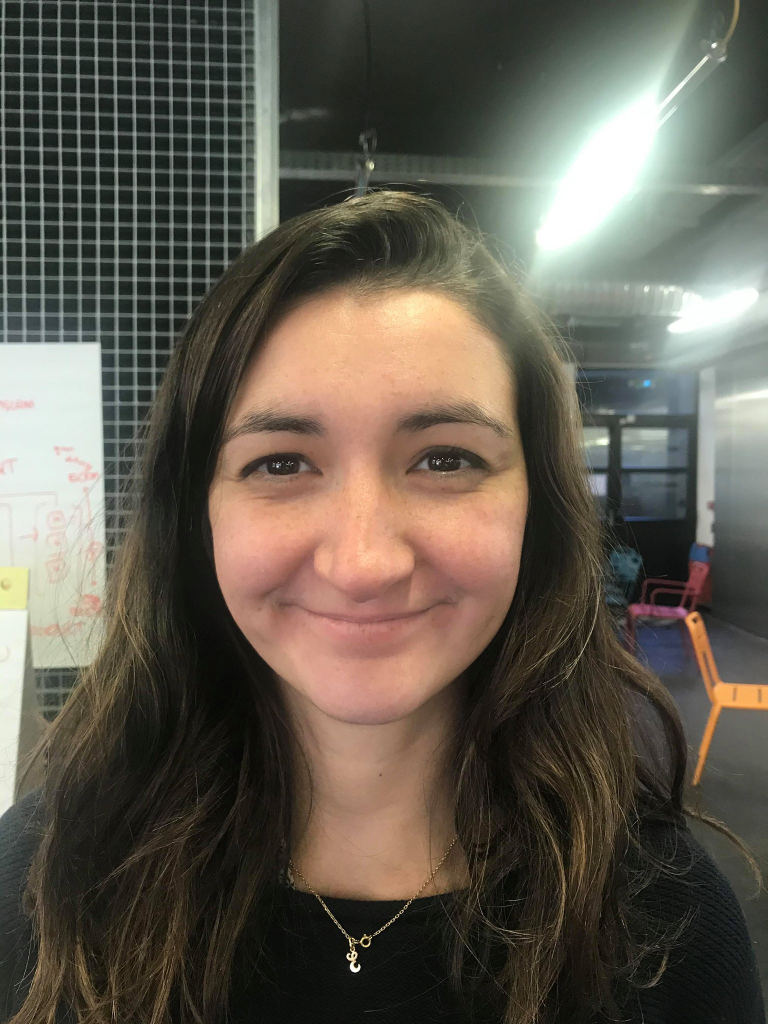
#> input picture Elise.jpg, 1536 x 2048 px (shown at 1/2 size)
$ python skindetector.py
#> lines starting #> are read from the running program, lines starting #| are printed output that depends on the picture; after the words box and inside, x2 and y2 are one past the last pixel; in counts of white or black regions, pixels touching at a corner belong together
import numpy as np
import cv2
from sklearn.cluster import KMeans
from collections import Counter
import imutils
from matplotlib import pyplot as plt
from math import sqrt
import pandas as pd


def extractSkin(image):
    # Taking a copy of the image
    img = image.copy()
    # Converting from BGR Colours Space to HSV
    img = cv2.cvtColor(img, cv2.COLOR_BGR2HSV)

    # Defining HSV Threadholds
    lower_threshold = np.array([0, 48, 80], dtype=np.uint8)
    upper_threshold = np.array([20, 255, 255], dtype=np.uint8)

    # Single Channel mask,denoting presence of colours in the about threshold
    skinMask = cv2.inRange(img, lower_threshold, upper_threshold)

    # Cleaning up mask using Gaussian Filter
    skinMask = cv2.GaussianBlur(skinMask, (3, 3), 0)

    # Extracting skin from the threshold mask
    skin = cv2.bitwise_and(img, img, mask=skinMask)

    # Return the Skin image
    return cv2.cvtColor(skin, cv2.COLOR_HSV2BGR)


def removeBlack(estimator_labels, estimator_cluster):

    # Check for black
    hasBlack = False

    # Get the total number of occurance for each color
    occurance_counter = Counter(estimator_labels)

    # Quick lambda function to compare to lists
    def compare(x, y): return Counter(x) == Counter(y)

    # Loop through the most common occuring color
    for x in occurance_counter.most_common(len(estimator_cluster)):

        # Quick List comprehension to convert each of RBG Numbers to int
        color = [int(i) for i in estimator_cluster[x[0]].tolist()]

        # Check if the color is [0,0,0] that if it is black
        if compare(color, [0, 0, 0]) == True:
            # delete the occurance
            del occurance_counter[x[0]]
            # remove the cluster
            hasBlack = True
            estimator_cluster = np.delete(estimator_cluster, x[0], 0)
            break

    return (occurance_counter, estimator_cluster, hasBlack)


def getColorInformation(estimator_labels, estimator_cluster, hasThresholding=False):

    # Variable to keep count of the occurance of each color predicted
    occurance_counter = None

    # Output list variable to return
    colorInformation = []

    # Check for Black
    hasBlack = False

    # If a mask has be applied, remove th black
    if hasThresholding == True:

        (occurance, cluster, black) = removeBlack(
            estimator_labels, estimator_cluster)
        occurance_counter = occurance
        estimator_cluster = cluster
        hasBlack = black

    else:
        occurance_counter = Counter(estimator_labels)

    # Get the total sum of all the predicted occurances
    totalOccurance = sum(occurance_counter.values())

    # Loop through all the predicted colors
    for x in occurance_counter.most_common(len(estimator_cluster)):

        index = (int(x[0]))

        # Quick fix for index out of bound when there is no threshold
        index = (index-1) if ((hasThresholding & hasBlack)
                              & (int(index) != 0)) else index

        # Get the color number into a list
        color = estimator_cluster[index].tolist()

        # Get the percentage of each color
        color_percentage = (x[1]/totalOccurance)

        # make the dictionay of the information
        colorInfo = {"cluster_index": index, "color": color,
                     "color_percentage": color_percentage}

        # Add the dictionary to the list
        colorInformation.append(colorInfo)

    return colorInformation


def extractDominantColor(image, number_of_colors=5, hasThresholding=False):

    # Quick Fix Increase cluster counter to neglect the black(Read Article)
    if hasThresholding == True:
        number_of_colors += 1

    # Taking Copy of the image
    img = image.copy()

    # Convert Image into RGB Colours Space
    img = cv2.cvtColor(img, cv2.COLOR_BGR2RGB)

    # Reshape Image
    img = img.reshape((img.shape[0]*img.shape[1]), 3)

    # Initiate KMeans Object
    estimator = KMeans(n_clusters=number_of_colors, random_state=0)

    # Fit the image
    estimator.fit(img)

    # Get Colour Information
    colorInformation = getColorInformation(
        estimator.labels_, estimator.cluster_centers_, hasThresholding)
    return colorInformation


def plotColorBar(colorInformation):
    # Create a 500x100 black image
    color_bar = np.zeros((100, 500, 3), dtype="uint8")

    top_x = 0
    for x in colorInformation:
        bottom_x = top_x + (x["color_percentage"] * color_bar.shape[1])

        color = tuple(map(int, (x['color'])))

        cv2.rectangle(color_bar, (int(top_x), 0),
                      (int(bottom_x), color_bar.shape[0]), color, -1)
        top_x = bottom_x
    return color_bar

def find_nearest(df, skin_color):
    result = df.iloc[0]
    for index, row in df.iterrows():
        tmp = sqrt(pow(skin_color[0] - row['r'], 2) + pow(skin_color[1] - row['g'], 2) + pow(skin_color[2] - row['b'], 2))
        if (index == 0):
            euclidian = sqrt(pow(skin_color[0] - row['r'], 2) + pow(skin_color[1] - row['g'], 2) + pow(skin_color[2] - row['b'], 2))
        if (tmp < euclidian):
            result = row
            euclidian = tmp
    return result

def find_nearest_v2(df, skin_color):
    result = df[0][2]
    euclidian = sqrt(pow(skin_color[0] - float(df[0][2]), 2) + pow(skin_color[1] - float(df[0][3]), 2) + pow(skin_color[2] - float(df[0][4]), 2))
    for element in df:
        tmp = sqrt(pow(skin_color[0] - float(element[2]), 2) + pow(skin_color[1] - float(element[3]), 2) + pow(skin_color[2] - float(element[4]), 2))
        if (tmp < euclidian):
            result = element
            euclidian = tmp
    return result

if __name__ == "__main__":
    image = cv2.imread("Elise.jpg")
#> image is the input picture: shape (2048, 1536, 3); mean B, G, R 79.5, 90.7, 97
    image = cv2.imencode('.jpg', image)[1].tostring()
    nparr = np.frombuffer(image, np.uint8)
    image = cv2.imdecode(nparr, cv2.IMREAD_COLOR)
    image = imutils.resize(image, width=250)
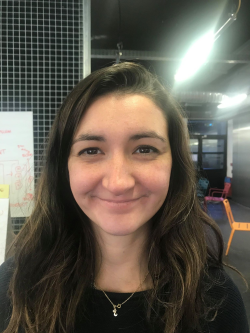
#> image: shape (333, 250, 3); mean B, G, R 79.5, 90.7, 97
    plt.subplot(3, 1, 1)
    plt.imshow(cv2.cvtColor(image, cv2.COLOR_BGR2RGB))
    plt.title("Original Image")
    skin = extractSkin(image)
#> in extractSkin, `img = cv2.cvtColor(img, cv2.COLOR_BGR2HSV)`: img: shape (333, 250, 3); mean H, S, V 40.4, 60, 101.1
#> in extractSkin, `skinMask = cv2.inRange(img, lower_threshold, upper_threshold)`:
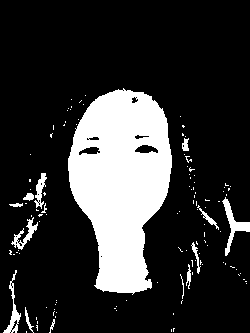
#> skinMask: shape (333, 250); 19.8% white; 119 white regions (104 under 20 px), largest, box (x1, y1, x2, y2) and area: (68, 88, 172, 295) 14443, (222, 197, 250, 256) 429, (3, 270, 21, 333) 287
#> in extractSkin, `skinMask = cv2.GaussianBlur(skinMask, (3, 3), 0)`:
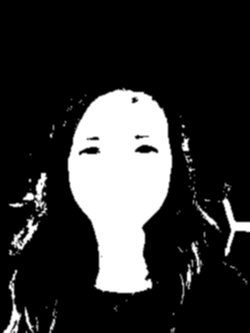
#> skinMask: shape (333, 250); min 0, max 255, mean 50.4
#> in extractSkin, `skin = cv2.bitwise_and(img, img, mask=skinMask)`: skin: shape (333, 250, 3); mean H, S, V 3.2, 23.3, 38
#> in extractSkin, `return cv2.cvtColor(skin, cv2.COLOR_HSV2BGR)`:
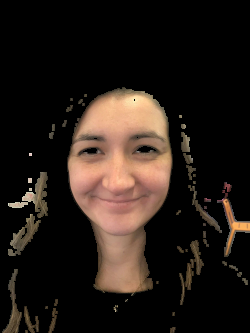
#> returned value: shape (333, 250, 3); mean B, G, R 23.1, 28.8, 38
    plt.subplot(3, 1, 2)
    plt.imshow(cv2.cvtColor(skin, cv2.COLOR_BGR2RGB))
    plt.title("Thresholded  Image")
    dominantColors = extractDominantColor(skin, hasThresholding=True)
#> dominantColors = 5 items
    colour_bar = plotColorBar(dominantColors)
#> the loop in plotColorBar, `for x in colorInformation:` made 5 passes
#> (bottom_x, color, top_x) on passes 1 to 5: (111.2, (160, 117, 96), 111.2), (221.2, (232, 177, 140), 221.2), (326.9, (195, 143, 118), 326.9), (418.9, (74, 61, 46), 418.9), (500, (117, 93, 74), 500)
#> after the loop in plotColorBar, `for x in colorInformation:`:
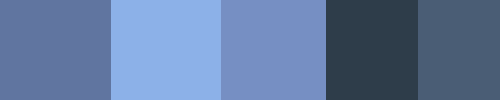
#> color_bar: shape (100, 500, 3); mean of channels 0, 1, 2 160.3, 121.4, 97.5; drawn as B, G, R
    result = dominantColors[0]['color']
#> result = [160.5, 118, 96.61]
    color_list = [['Alabaster', '#DEBB9F', '222', '187', '159'], ['Beige', '#C59567', '197', '149', '103'], ['Cappuccino', '#935A37', '147', '90', '55'], ['Caramel', '#B68962', '182', '137', '98'], ['Deep Cool', '#67412C', '103', '65', '44'], ['Deep Espresso', '#563025', '86', '48', '37'], ['Deep Walnut', '#623522', '98', '53', '34'], ['Fair', '#DFC3AB', '223', '195', '171'], ['Golden', '#BB8758', '187', '135', '88'], ['Golden Honey', '#BF8357', '191', '131', '87'], ['Light Ivory', '#EFC6AA', '239', '198', '170'], ['Mahogany', '#A06943', '160', '105', '67'], ['Medium Olive', '#CE9971', '206', '153', '113'], ['Mocha', '#78452A', '120', '69', '42'], ['Natural', '#DBA380', '219', '163', '128'], ['Neutral Buff', '#C4885E', '196', '136', '94'], ['Neutral Tan', '#AF794D', '175', '121', '77'], ['Pale', '#F6D3AD', '246', '211', '173'], ['Soft Beige', '#CE9367', '206', '147', '103'], ['True Beige', '#DBA776', '219', '167', '118'], ['Vanilla', '#E9BB99', '233', '187', '153'], ['Walnut', '#643A21', '100', '58', '33'], ['Warm Caramel', '#A0603A', '160', '96', '58'], ['Warm Honey', '#AB7046', '171', '112', '70']]
    nearest_color = find_nearest_v2(color_list,dominantColors[0]['color'])
#> nearest_color = ['Neutral Tan', '#AF794D', '175', '121', '77']
    nearest_color2 = find_nearest_v2(color_list,dominantColors[1]['color'])
#> the loop in find_nearest_v2 (call 2), `for element in df:` made 24 passes
#> (tmp, result, euclidian) on passes 15, 21: (23.45, ['Natural', '#DBA380', '219', '163', '128'], 23.45), (15.84, ['Vanilla', '#E9BB99', '233', '187', '153'], 15.84)
#> (element, tmp) on passes 1 to 6: (['Alabaster', '#DEBB9F', '222', '187', '159'], 23.52), (['Beige', '#C59567', '197', '149', '103'], 59.02), (['Cappuccino', '#935A37', '147', '90', '55'], 149.3), (['Caramel', '#B68962', '182', '137', '98'], 77.49), (['Deep Cool', '#67412C', '103', '65', '44'], 196.9), (['Deep Espresso', '#563025', '86', '48', '37'], 221.3)
#> nearest_color2 = ['Vanilla', '#E9BB99', '233', '187', '153']
    print(nearest_color)
#| ['Neutral Tan', '#AF794D', '175', '121', '77']
    #color = pd.read_csv('color.csv')
    #nearest_color = find_nearest(color, dominantColors[0]['color'])
    #nearest_color2 = find_nearest(color, dominantColors[1]['color'])
    plt.subplot(3, 1, 3)
    plt.axis("off")
    plt.imshow(colour_bar)
    plt.title("Color Bar")
    plt.tight_layout()
    plt.show()
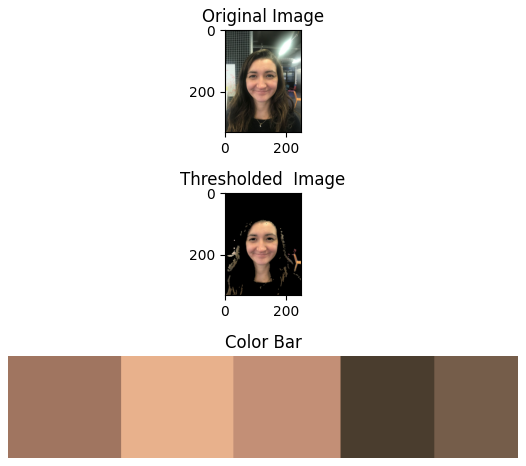
#> figure drawn by matplotlib, 3 panels
    df_color = [nearest_color[0], nearest_color2[0]]
#> df_color = ['Neutral Tan', 'Vanilla']
    print(df_color)
#| ['Neutral Tan', 'Vanilla']
